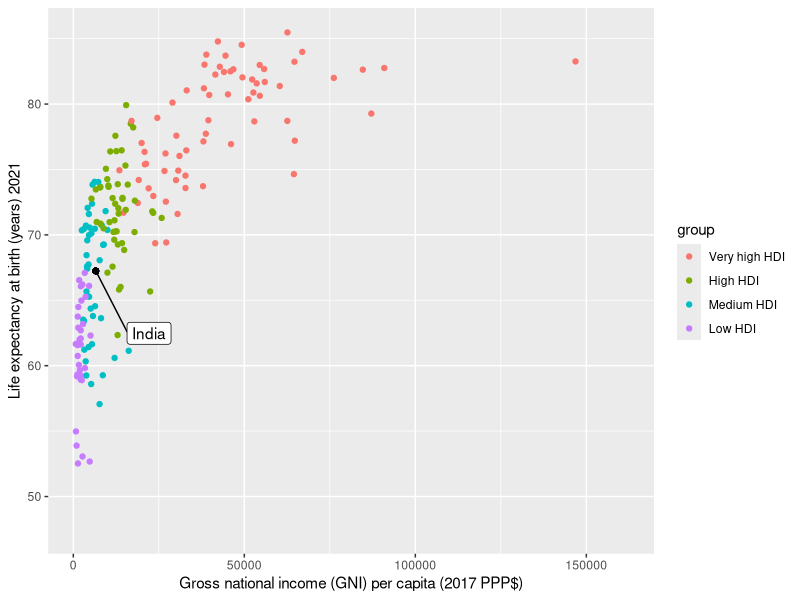

This figure's R source:
## ---- chunk 1
kableExtra::kable(
  dplyr::tibble(Dimension = c("Health", "Education", "", "Standard of Living"),
                Indicator = c("Life Expectancy (years", "Expected years of schooling (years",
                              "Mean years of schooling (years)",
                              "GNI percapita (2011 PPP $)"),
                Minimum = c(20, 0 ,0, 100),
                Maximum = c(85, 18, 15, 75000))
)
## ---- chunk 2
library(readxl)
library(tidyverse)
HDI <- read_excel("HDI.xlsx")
hdi <- as_tibble(HDI)

# dimension indices and hdi calculation
hdi %>% 
  rename(le2021 = `Life expectancy at birth (years) 2021`,
         eys2021 = `Expected years of schooling (years) 2021`,
         mys2021 = `Mean years of schooling (years) 2021`,
         gni2021 = `Gross national income (GNI) per capita (2017 PPP$)`,
         rank2020 = `HDI rank 2020`,
         country = Country) %>% 
  mutate(ihealth = (le2021 - 20)/(85-20),
          ieducation = ((eys2021 - 0)/(18) + (mys2021 - 0)/(15))/2,
          iincome = (log(gni2021) - log(100))/(log(75000) - log(100)),
          hdi = (ihealth * ieducation * iincome)^(1/3)) -> hdi1
  
## ---- chunk 3
library(tidyverse)
tibble(Classification = c("Very high HDI", "High HDI", "Medium HDI", "Low HDI"),
       HDI = c("0.800 and  above", "0.700 - 0.799", "0.550 - 0.699", "Below 0.550")) %>% 
  kableExtra::kable()
## ---- chunk 4
hdi1 %>% 
  mutate(group = factor(if_else(hdi > 0.8, "Very high HDI",
          if_else(hdi >= 0.7 & hdi <= 0.799, "High HDI",
                  if_else(hdi >= 0.55 & hdi <= 0.699, "Medium HDI",
                          if_else(hdi < 0.550, "Low HDI", "")))),
          levels = c("Very high HDI", "High HDI", "Medium HDI", "Low HDI" ))) -> hdi1
hdi1 %>% 
  group_by(group) %>% 
  summarise(min = min(hdi),
            max = max(hdi),
            sd = sd(hdi),
            average = mean(hdi))
## ---- chunk 5
library(ggrepel)

hdi1 %>% 
  ggplot(aes(x = gni2021, y = le2021 ))+
  geom_point(aes(col = group))+
  geom_point(aes(x = hdi1[hdi1$country == "India","gni2021"][[1]], 
                 y = hdi1[hdi1$country == "India","le2021"][[1]]))+
  geom_label_repel(aes(label = if_else(country == "India", as.character(country), "")),
                   nudge_x = 15000, nudge_y = -5)+
  labs(x = "Gross national income (GNI) per capita (2017 PPP$)",
       y = "Life expectancy at birth (years) 2021")
  
